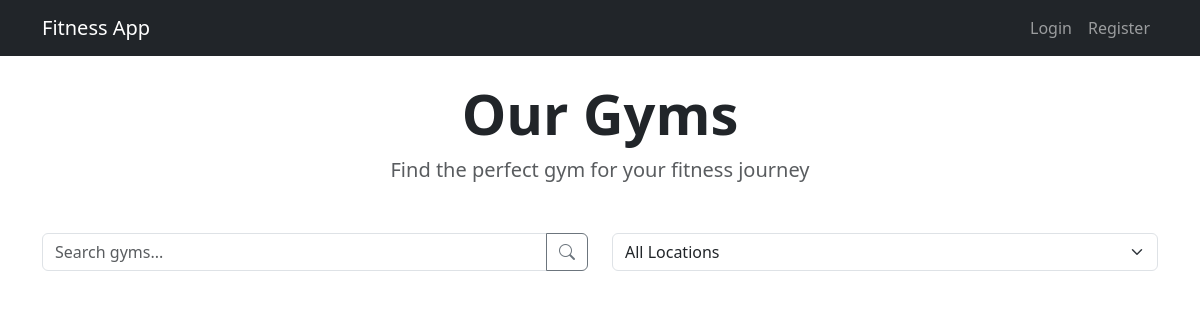
/gyms, run on an earlier commit of the app's database.
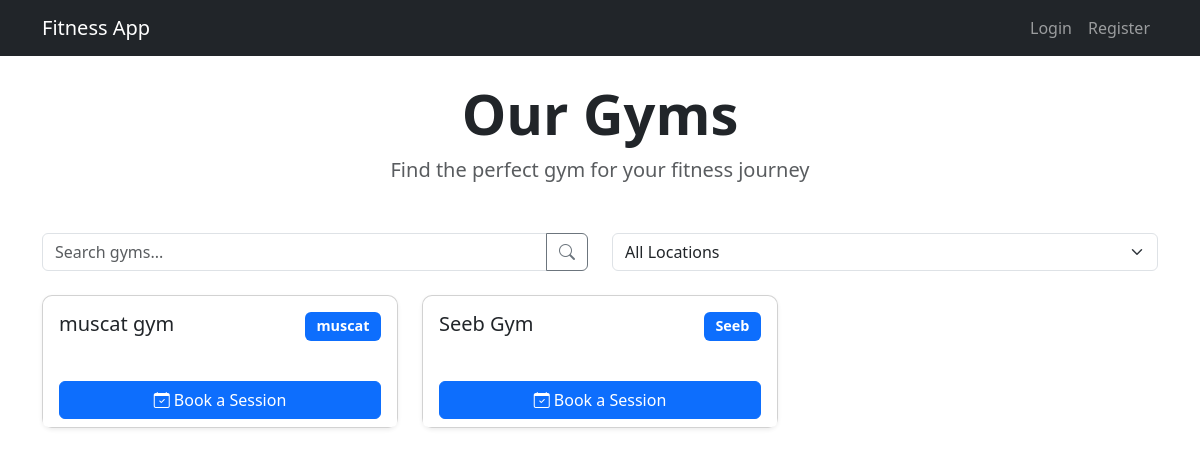
And on a later commit of the database.
### app/models.py (models this page shows)
class Gym(db.Model):
    id = db.Column(db.Integer, primary_key=True)
    name = db.Column(db.String(150), nullable=False)
    location = db.Column(db.String(150))
    is_active = db.Column(db.Boolean, default=True)
    created_at = db.Column(db.DateTime, default=datetime.utcnow)
    updated_at = db.Column(db.DateTime, default=datetime.utcnow, onupdate=datetime.utcnow)

### app/routes.py (the view)
@main.route('/gyms')
def gyms():
    gyms = Gym.query.filter_by(is_active=True).all()
    return render_template('gyms.html', gyms=gyms)

### app/templates/gyms.html (shortened to what this page needs)
{% extends "base.html" %}
{% block content %}
{% set locations = [] %}
<div class="container mt-4">
    <div class="text-center mb-5">
        <h1 class="display-4 fw-bold">Our Gyms</h1>
        <p class="lead text-muted">Find the perfect gym for your fitness journey</p>
    </div>
    <div class="row mb-4">
        <div class="col-md-6">
            <div class="input-group">
                <input type="text" class="form-control" id="searchInput" placeholder="Search gyms...">
                <button class="btn btn-outline-secondary" type="button">
                    <i class="bi bi-search"></i>
                </button>
            </div>
        </div>
        <div class="col-md-6">
            <select class="form-select" id="locationFilter">
                <option value="">All Locations</option>
            </select>
        </div>
    </div>
    <div class="row g-4" id="gymsContainer">
        {% for gym in gyms %}
        <div class="col-md-6 col-lg-4 gym-card" data-location="{{ gym.location }}">
            <div class="card h-100 shadow-sm">
                <div class="card-body">
                    <div class="d-flex justify-content-between align-items-start mb-3">
                        <h5 class="card-title mb-0">{{ gym.name }}</h5>
                        <span class="badge bg-primary">{{ gym.location }}</span>
                    </div>
                </div>
                <div class="card-footer bg-white border-top-0">
                    <div class="d-grid">
                        <a href="{{ url_for('main.booking') }}" class="btn btn-primary">
                            <i class="bi bi-calendar-check"></i> Book a Session
                        </a>
                    </div>
                </div>
            </div>
        </div>
        {% endfor %}
    </div>
</div>
{% endblock %}

What changed in the data, as far as the page shows it:
added Gym: name "muscat gym", location "muscat"
added Gym: name "Seeb Gym", location "Seeb"
